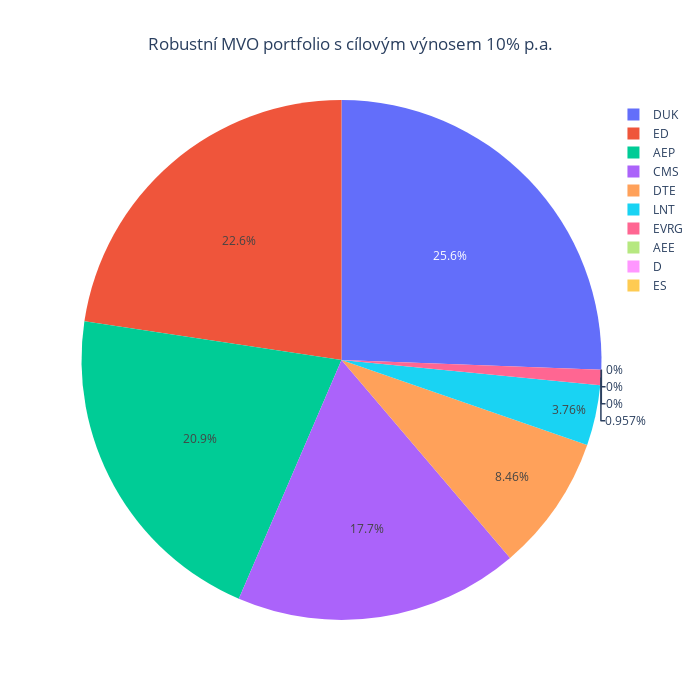

Notebook source saved alongside this figure:
### Code cell
weightsLWCorrelationTarget = MVOTargetReturn(prices = prices, target_return = 0.1, cov_matrix_method = "ledoit_cc")
weightsPlot(weightsLWCorrelationTarget, title = "Robustní MVO portfolio s cílovým výnosem 10% p.a.")

### Figure 1 — Plotly figure (JSON) as saved in the notebook; plotly's stock layout.template omitted (floating-point values rounded to 4 significant figures)
{"data": [{"labels": ["AEE", "AEP", "CMS", "D", "DTE", "DUK", "ED", "ES", "EVRG", "LNT"], "type": "pie", "values": [0, 0.2091, 0.1769, 0, 0.08464, 0.2559, 0.2262, 0, 0.009568, 0.03757]}], "layout": {"height": 700, "title": {"text": "Robustní MVO portfolio s cílovým výnosem 10% p.a.", "x": 0.5}, "width": 700}}
